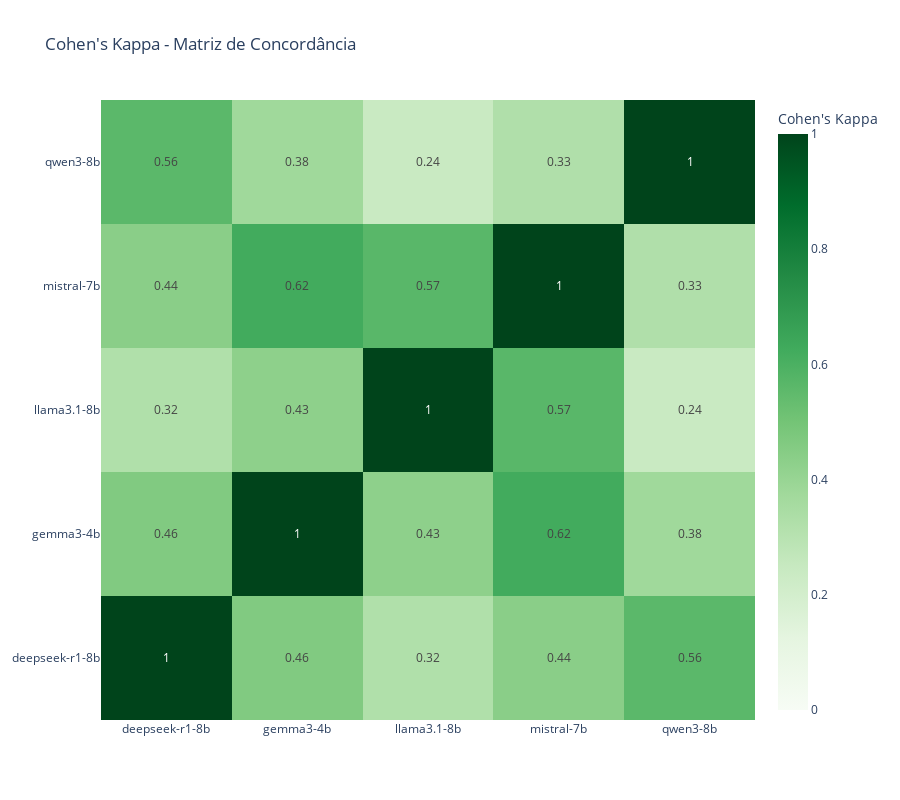

The notebook cell this image was saved under:
### Markdown cell above
### - Cohens Kappa

### Code cell
logger.info("\n📊 Gerando heatmap de Cohens_Kappa...")
visualizer.plot_kappa_heatmap(
    kappa_df=report['cohens_kappa']
)

### Figure 1 — Plotly figure (JSON) as saved in the notebook; plotly's stock layout.template omitted (floating-point values rounded to 4 significant figures)
{"data": [{"colorbar": {"title": {"text": "Cohen's Kappa"}}, "colorscale": [[0, "rgb(247,252,245)"], [0.125, "rgb(229,245,224)"], [0.25, "rgb(199,233,192)"], [0.375, "rgb(161,217,155)"], [0.5, "rgb(116,196,118)"], [0.625, "rgb(65,171,93)"], [0.75, "rgb(35,139,69)"], [0.875, "rgb(0,109,44)"], [1, "rgb(0,68,27)"]], "text": [[1, 0.46, 0.32, 0.44, 0.56], [0.46, 1, 0.43, 0.62, 0.38], [0.32, 0.43, 1, 0.57, 0.24], [0.44, 0.62, 0.57, 1, 0.33], [0.56, 0.38, 0.24, 0.33, 1]], "texttemplate": "%{text}", "type": "heatmap", "x": ["deepseek-r1-8b", "gemma3-4b", "llama3.1-8b", "mistral-7b", "qwen3-8b"], "y": ["deepseek-r1-8b", "gemma3-4b", "llama3.1-8b", "mistral-7b", "qwen3-8b"], "z": [[1, 0.4626, 0.3241, 0.4398, 0.5608], [0.4626, 1, 0.4282, 0.6226, 0.3765], [0.3241, 0.4282, 1, 0.5659, 0.2418], [0.4398, 0.6226, 0.5659, 1, 0.3259], [0.5608, 0.3765, 0.2418, 0.3259, 1]], "zmax": 1, "zmin": 0}], "layout": {"height": 800, "title": {"text": "Cohen's Kappa - Matriz de Concordância"}, "width": 900}}
